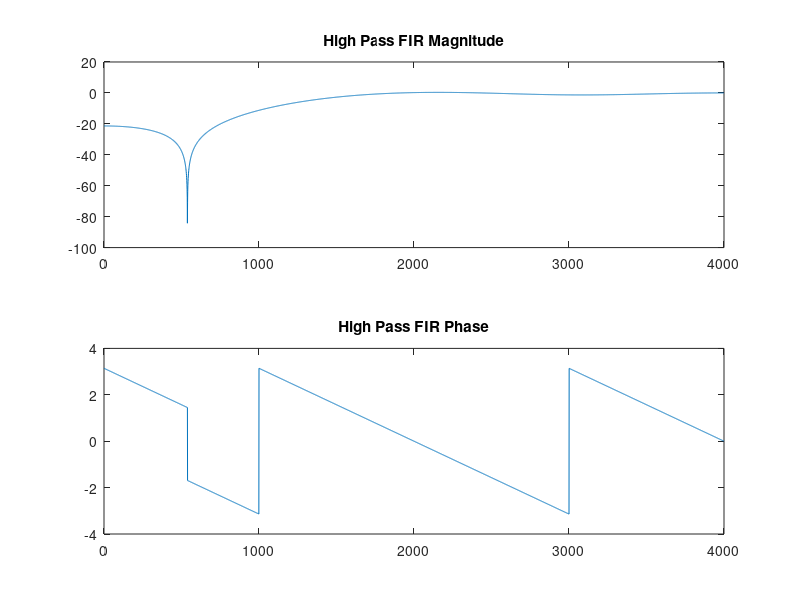

The MATLAB script that drew this image:
% BANDARA H.G.T.D.
% 2022e048 
% LABORATORY SESSION 3
% Part 01  

N = 9;
fc = 1200;
fs = 8000;

hp_fir = fir1(N-1, 2*fc/fs, 'high', rectwin(N));
[H, f] = freqz(hp_fir, 1, 4096, fs);

figure;
subplot(2,1,1); plot(f, 20*log10(abs(H))); title('High Pass FIR Magnitude');
subplot(2,1,2); plot(f, angle(H)); title('High Pass FIR Phase');
